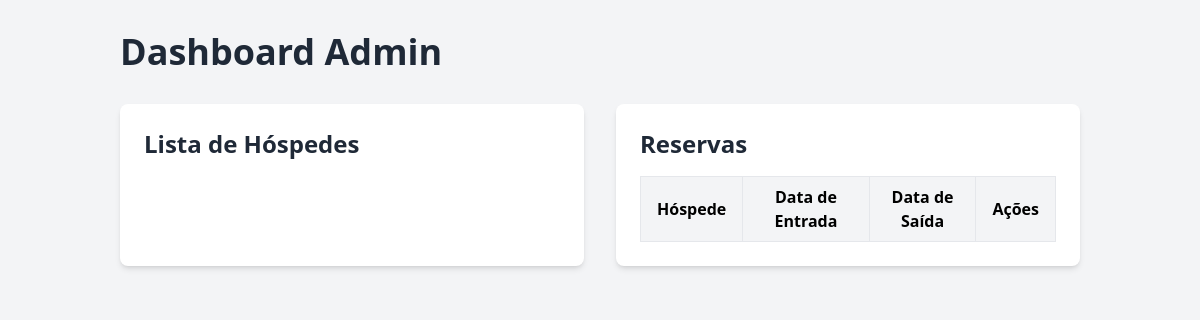
The app's page /admin.php, older data.
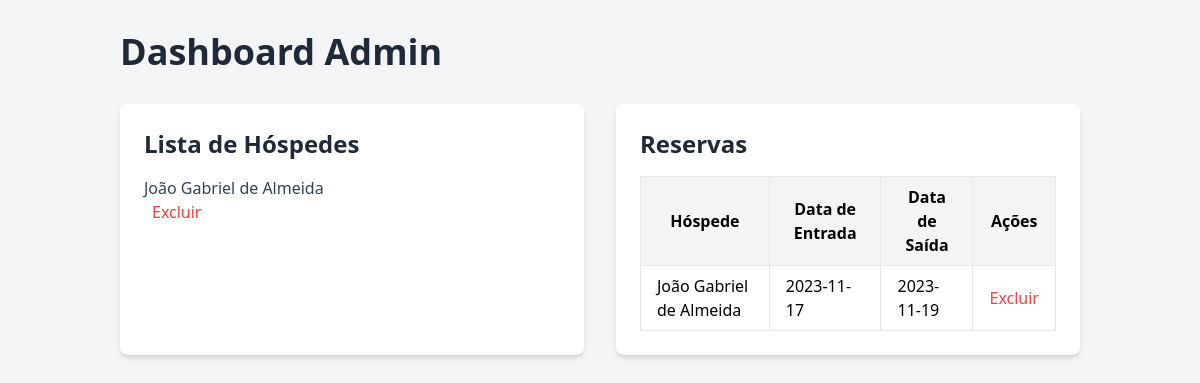
The same page, newer data.
### tables this page shows
CREATE TABLE `hospede` (
  `cod_hospede` int(11) NOT NULL,
  `nome` varchar(30) NOT NULL,
  `CPF` varchar(11) NOT NULL,
  `dt_nasc` date NOT NULL,
  `email` varchar(64) NOT NULL,
  `senha` varchar(64) NOT NULL
);

CREATE TABLE `reserva` (
  `cod_hospede_fk` int(11) NOT NULL,
  `cod_reserva_pk` int(11) NOT NULL,
  `dt_entrada` date NOT NULL,
  `dt_saida` date NOT NULL
);

### admin.php (the view, shortened to what this page needs)
<?php
require "./include/bd.php";
$sql_hospedes = "SELECT * FROM hospede";
$result_hospedes = mysqli_query($bd, $sql_hospedes);
$sql_reservas = "SELECT reserva.*, hospede.nome as nome_hospede FROM reserva JOIN hospede ON reserva.cod_hospede_fk = hospede.cod_hospede";
$result_reservas = mysqli_query($bd, $sql_reservas);
?>
<!DOCTYPE html>
<html lang="pt-br">
<head>
    <script src="https://cdn.tailwindcss.com"></script>
</head>
<body class="bg-gray-100 font-sans">
    <div class="container mx-auto p-8">
        <h1 class="text-4xl font-semibold mb-8 text-gray-800">Dashboard Admin</h1>
        <div class="grid grid-cols-1 lg:grid-cols-2 gap-8">
            <div class="bg-white p-6 rounded-lg shadow-md">
                <h2 class="text-2xl font-semibold mb-4 text-gray-800">Lista de Hóspedes</h2>
                <ul>
                    <?php while ($row_hospede = mysqli_fetch_assoc($result_hospedes)) : ?>
                        <li class="mb-2 text-gray-700">
                            <?= $row_hospede['nome'] ?>
                            <form method="post" action="">
                                <button type="submit" name="excluir_hospede" class="text-red-500 ml-2 hover:underline">Excluir</button>
                            </form>
                        </li>
                    <?php endwhile; ?>
                </ul>
            </div>
            <div class="bg-white p-6 rounded-lg shadow-md">
                <h2 class="text-2xl font-semibold mb-4 text-gray-800">Reservas</h2>
                <table class="w-full table-auto">
                    <thead>
                        <tr class="bg-gray-100">
                            <th class="py-2 px-4 border">Hóspede</th>
                            <th class="py-2 px-4 border">Data de Entrada</th>
                            <th class="py-2 px-4 border">Data de Saída</th>
                            <th class="py-2 px-4 border">Ações</th>
                        </tr>
                    </thead>
                    <tbody>
                        <?php while ($row_reserva = mysqli_fetch_assoc($result_reservas)) : ?>
                            <tr>
                                <td class="py-2 px-4 border"><?= $row_reserva['nome_hospede'] ?></td>
                                <td class="py-2 px-4 border"><?= $row_reserva['dt_entrada'] ?></td>
                                <td class="py-2 px-4 border"><?= $row_reserva['dt_saida'] ?></td>
                                <td class="py-2 px-4 border">
                                    <form method="post" action="">
                                        <button type="submit" name="excluir_reserva" class="text-red-500 hover:underline">Excluir</button>
                                    </form>
                                </td>
                            </tr>
                        <?php endwhile; ?>
                    </tbody>
                </table>
            </div>
        </div>
    </div>
</body>
</html>

Row changes from the older to the newer data that the page shows:
added hospede: nome "João Gabriel de Almeida"
added reserva: cod_hospede_fk.nome "João Gabriel de Almeida", dt_entrada "2023-11-17", dt_saida "2023-11-19"
